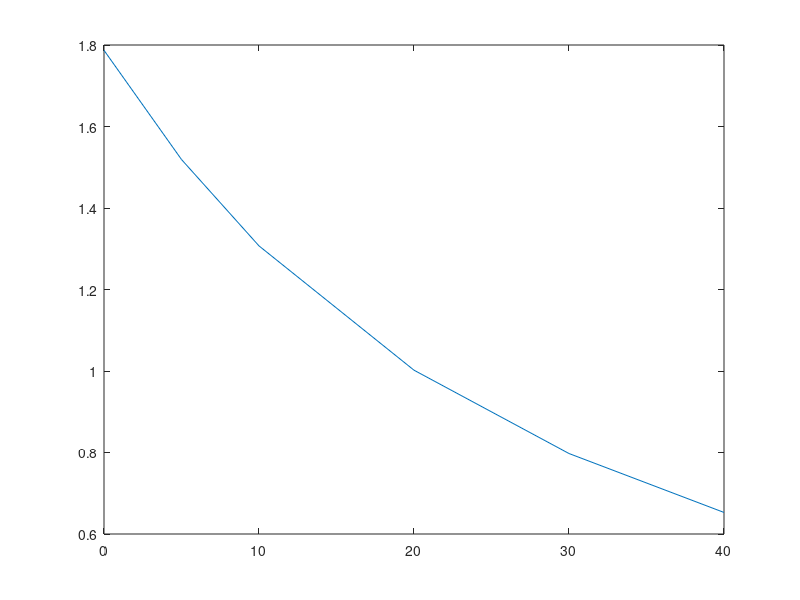

Here is the MATLAB script that generated this plot:
clc;
clear all;
close all;
T=[0 5 10 20 30 40];
mu=[1.787 1.519 1.307 1.002 0.7975 0.6529];
plot(T,mu);
disp(interp1(T,mu,7.5,'cubic'));